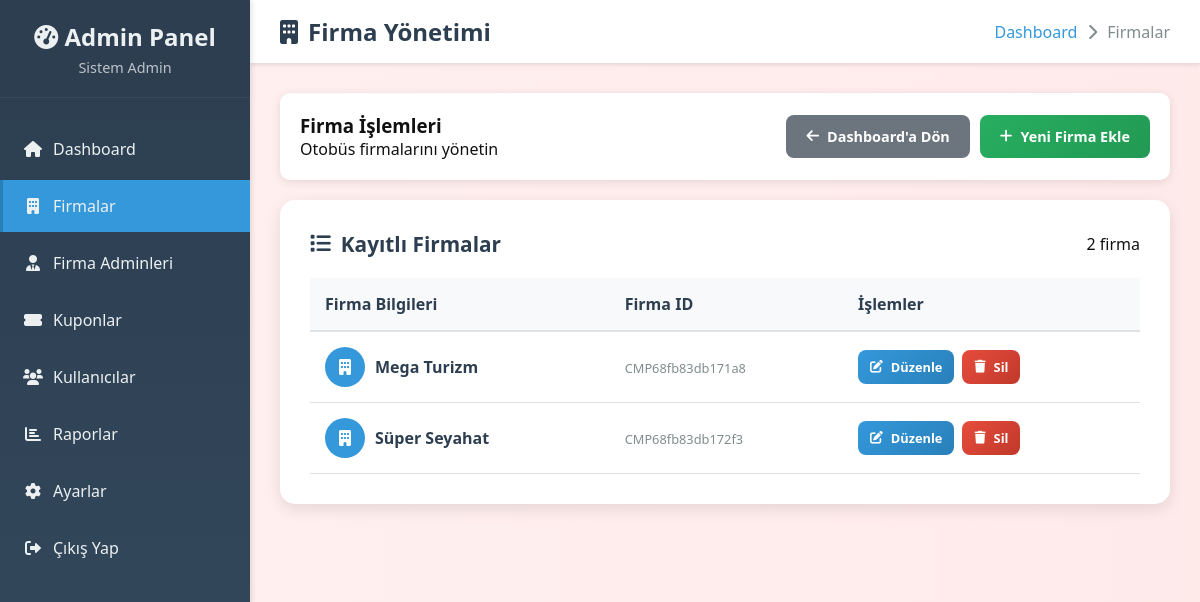
The app's page /manage_companies.php (signed in) with its own data.
### tables this page shows
CREATE TABLE Bus_Company (
            id TEXT PRIMARY KEY,
            name TEXT UNIQUE NOT NULL,
            logo_path TEXT,
            created_at TIMESTAMP DEFAULT CURRENT_TIMESTAMP
        );

### manage_companies.php (the view, shortened to what this page needs)
<?php
try {
    $db = new PDO('sqlite:database.db');
    $db->setAttribute(PDO::ATTR_ERRMODE, PDO::ERRMODE_EXCEPTION);
} catch (PDOException $e) {
    die('Veritabanına bağlanılamadı: ' . $e->getMessage());
}
$editing = false;
$companies = $db->query('SELECT * FROM Bus_Company ORDER BY name')->fetchAll(PDO::FETCH_ASSOC);
?>
<!DOCTYPE html>
<html lang="tr">
<head>
    <link rel="stylesheet" href="assets/style.css">
    <link href="https://cdnjs.cloudflare.com/ajax/libs/font-awesome/6.0.0/css/all.min.css" rel="stylesheet">
</head>
<body>
    <div class="admin-container">
        <nav class="sidebar">
            <div class="sidebar-header">
                <h2><i class="fas fa-tachometer-alt"></i> Admin Panel</h2>
                <p><?= htmlspecialchars($_SESSION['username'] ?? 'Admin') ?></p>
            </div>
            <ul class="sidebar-menu">
                <li><a href="admin.php"><i class="fas fa-home"></i> Dashboard</a></li>
                <li><a href="manage_companies.php" class="active"><i class="fas fa-building"></i> Firmalar</a></li>
                <li><a href="manage_company_admins.php"><i class="fas fa-user-tie"></i> Firma Adminleri</a></li>
                <li><a href="manage_coupons.php"><i class="fas fa-ticket-alt"></i> Kuponlar</a></li>
                <li><a href="admin_panel.php"><i class="fas fa-users"></i> Kullanıcılar</a></li>
                <li><a href="#"><i class="fas fa-chart-bar"></i> Raporlar</a></li>
                <li><a href="#"><i class="fas fa-cog"></i> Ayarlar</a></li>
                <li><a href="logout.php"><i class="fas fa-sign-out-alt"></i> Çıkış Yap</a></li>
            </ul>
        </nav>
        <div class="main-content">
            <div class="top-bar">
                <div class="page-title">
                    <i class="fas fa-building"></i> Firma Yönetimi
                </div>
                <div class="breadcrumb">
                    <a href="admin.php">Dashboard</a>
                    <i class="fas fa-chevron-right"></i>
                    <span>Firmalar</span>
                </div>
            </div>
            <div class="content-area">
                <div class="action-bar">
                    <div>
                        <h3>Firma İşlemleri</h3>
                        <p>Otobüs firmalarını yönetin</p>
                    </div>
                    <div class="action-buttons">
                        <a href="admin.php" class="btn btn-secondary">
                            <i class="fas fa-arrow-left"></i> Dashboard'a Dön
                        </a>
                        <?php if (!$editing): ?>
                            <a href="manage_companies.php?new=1" class="btn btn-success">
                                <i class="fas fa-plus"></i> Yeni Firma Ekle
                            </a>
                        <?php endif; ?>
                    </div>
                </div>
                <div class="companies-card">
                    <div class="table-header">
                        <h2 class="table-title">
                            <i class="fas fa-list"></i> Kayıtlı Firmalar
                        </h2>
                        <span class="badge"><?= count($companies) ?> firma</span>
                    </div>
                    <div class="table-container">
                        <table class="companies-table">
                            <thead>
                                <tr>
                                    <th>Firma Bilgileri</th>
                                    <th>Firma ID</th>
                                    <th>İşlemler</th>
                                </tr>
                            </thead>
                            <tbody>
                                <?php foreach ($companies as $c): ?>
                                    <tr>
                                        <td>
                                            <div class="company-info">
                                                <div class="company-icon">
                                                    <i class="fas fa-building"></i>
                                                </div>
                                                <div>
                                                    <div class="company-name"><?= htmlspecialchars($c['name']) ?></div>
                                                </div>
                                            </div>
                                        </td>
                                        <td>
                                            <span class="company-id"><?= htmlspecialchars($c['id']) ?></span>
                                        </td>
                                        <td>
                                            <div class="table-actions">
                                                <a href="manage_companies.php?id=<?= urlencode($c['id']) ?>"
                                                   class="btn btn-primary btn-sm">
                                                    <i class="fas fa-edit"></i> Düzenle
                                                </a>
                                                <a href="manage_companies.php?delete=<?= urlencode($c['id']) ?>"
                                                   class="btn btn-danger btn-sm"
                                                   onclick="return confirm('Bu firmayı silmek istediğinize emin misiniz?')">
                                                    <i class="fas fa-trash"></i> Sil
                                                </a>
                                            </div>
                                        </td>
                                    </tr>
                                <?php endforeach; ?>
                            </tbody>
                        </table>
                    </div>
                </div>
            </div>
        </div>
    </div>
</body>
</html>

### assets/style.css (style rules this page uses)
body { font-family: 'Arial', sans-serif; margin: 0; padding: 0; background: linear-gradient(to right, #fff0f0, #ffeaea); color: #111; transition: all 0.3s ease; }
a { text-decoration: none; color: white; }
a { text-decoration: none; color: inherit; }

### manage_companies.php (style rules this page uses)
* { margin: 0; padding: 0; box-sizing: border-box; }
body { font-family: 'Segoe UI', Tahoma, Geneva, Verdana, sans-serif; background-color: #f5f5f5; }
.admin-container { display: flex; min-height: 100vh; }
.sidebar { width: 250px; background: linear-gradient(180deg, #2c3e50 0%, #34495e 100%); color: white; padding: 0; position: fixed; height: 100vh; overflow-y: auto; box-shadow: 2px 0 5px rgba(0,0,0,0.1); }
.sidebar-header { padding: 20px; text-align: center; border-bottom: 1px solid #34495e; background-color: #2c3e50; }
.sidebar-header h2 { color: #ecf0f1; font-size: 1.5rem; margin-bottom: 5px; }
.sidebar-header p { color: #bdc3c7; font-size: 0.9rem; }
.sidebar-menu { list-style: none; padding: 20px 0; }
.sidebar-menu li { margin: 5px 0; }
.sidebar-menu a { display: flex; align-items: center; padding: 15px 20px; color: #ecf0f1; text-decoration: none; transition: all 0.3s ease; border-left: 3px solid transparent; }
.sidebar-menu a.active { background-color: #3498db; border-left-color: #2980b9; }
.sidebar-menu i { margin-right: 10px; width: 20px; text-align: center; }
.main-content { margin-left: 250px; padding: 0; flex: 1; }
.top-bar { background: white; padding: 15px 30px; box-shadow: 0 2px 4px rgba(0,0,0,0.1); display: flex; justify-content: space-between; align-items: center; }
.page-title { font-size: 1.5rem; color: #2c3e50; font-weight: 600; display: flex; align-items: center; gap: 10px; }
.breadcrumb { display: flex; align-items: center; gap: 10px; color: #7f8c8d; }
.breadcrumb a { color: #3498db; text-decoration: none; }
.content-area { padding: 30px; }
.action-bar { background: white; padding: 20px; border-radius: 10px; box-shadow: 0 2px 10px rgba(0,0,0,0.1); margin-bottom: 20px; display: flex; justify-content: space-between; align-items: center; }
.action-buttons { display: flex; gap: 10px; }
.btn { display: inline-flex; align-items: center; gap: 8px; padding: 12px 20px; border: none; border-radius: 8px; font-weight: 600; text-decoration: none; cursor: pointer; transition: all 0.3s ease; font-size: 0.9rem; }
.btn-primary { background: linear-gradient(135deg, #3498db, #2980b9); color: white; }
.btn-success { background: linear-gradient(135deg, #27ae60, #229954); color: white; }
.btn-danger { background: linear-gradient(135deg, #e74c3c, #c0392b); color: white; }
.btn-secondary { background: #6c757d; color: white; }
.companies-card { background: white; border-radius: 15px; padding: 30px; box-shadow: 0 5px 15px rgba(0,0,0,0.1); }
.table-header { display: flex; justify-content: space-between; align-items: center; margin-bottom: 20px; }
.table-title { color: #2c3e50; font-size: 1.3rem; font-weight: 600; display: flex; align-items: center; gap: 10px; }
.table-container { overflow-x: auto; }
.companies-table { width: 100%; border-collapse: collapse; background: white; }
.companies-table th { background: #f8f9fa; color: #2c3e50; font-weight: 600; padding: 15px; text-align: left; border-bottom: 2px solid #dee2e6; }
.companies-table td { padding: 15px; border-bottom: 1px solid #dee2e6; vertical-align: middle; }
.company-info { display: flex; align-items: center; gap: 10px; }
.company-icon { background: #3498db; color: white; width: 40px; height: 40px; border-radius: 50%; display: flex; align-items: center; justify-content: center; }
.company-name { font-weight: 600; color: #2c3e50; }
.company-id { font-size: 0.8rem; color: #7f8c8d; }
.table-actions { display: flex; gap: 8px; }
.btn-sm { padding: 8px 12px; font-size: 0.8rem; }

### records on screen
bus_company: name "Mega Turizm", id "CMP68fb83db171a8"
bus_company: name "Süper Seyahat", id "CMP68fb83db172f3"

### other values on screen
$_SESSION['username'] "Sistem Admin"
count($companies) "2"
